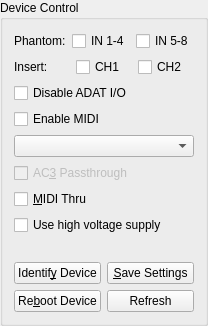
        <widget class="QGroupBox" name="groupBox21" >
         <property name="title" >
          <string>Device Control</string>
         </property>
         <layout class="QVBoxLayout" >
          <item>
           <layout class="QHBoxLayout" >
            <item>
             <widget class="QLabel" name="textLabel1" >
              <property name="text" >
               <string>Phantom:</string>
              </property>
              <property name="wordWrap" >
               <bool>false</bool>
              </property>
             </widget>
            </item>
            <item>
             <widget class="QCheckBox" name="chkPhantom14" >
              <property name="text" >
               <string>IN 1-4</string>
              </property>
             </widget>
            </item>
            <item>
             <widget class="QCheckBox" name="chkPhantom58" >
              <property name="text" >
               <string>IN 5-8</string>
              </property>
              <property name="shortcut" >
               <string/>
              </property>
             </widget>
            </item>
           </layout>
          </item>
          <item>
           <layout class="QHBoxLayout" >
            <item>
             <widget class="QLabel" name="textLabel2" >
              <property name="text" >
               <string>Insert:</string>
              </property>
              <property name="wordWrap" >
               <bool>false</bool>
              </property>
             </widget>
            </item>
            <item>
             <widget class="QCheckBox" name="chkInsert1" >
              <property name="text" >
               <string>CH1</string>
              </property>
             </widget>
            </item>
            <item>
             <widget class="QCheckBox" name="chkInsert2" >
              <property name="text" >
               <string>CH2</string>
              </property>
             </widget>
            </item>
           </layout>
          </item>
          <item>
           <widget class="QCheckBox" name="chkAdatDisable" >
            <property name="text" >
             <string>Disable ADAT I/O</string>
            </property>
            <property name="shortcut" >
             <string/>
            </property>
           </widget>
          </item>
          <item>
           <widget class="QCheckBox" name="chkMidiEnable" >
            <property name="text" >
             <string>Enable MIDI</string>
            </property>
            <property name="shortcut" >
             <string/>
            </property>
           </widget>
          </item>
          <item>
           <widget class="QComboBox" name="comboStandalone" />
          </item>
          <item>
           <widget class="QCheckBox" name="chkAC3" >
            <property name="enabled" >
             <bool>false</bool>
            </property>
            <property name="text" >
             <string>AC&amp;3 Passthrough</string>
            </property>
            <property name="shortcut" >
             <string>Alt+3</string>
            </property>
           </widget>
          </item>
          <item>
           <widget class="QCheckBox" name="chkMidiThru" >
            <property name="text" >
             <string>&amp;MIDI Thru</string>
            </property>
            <property name="shortcut" >
             <string>Alt+M</string>
            </property>
           </widget>
          </item>
          <item>
           <widget class="QCheckBox" name="chkHighVoltage" >
            <property name="text" >
             <string>Use high voltage supply</string>
            </property>
            <property name="shortcut" >
             <string/>
            </property>
           </widget>
          </item>
          <item>
           <spacer>
            <property name="orientation" >
             <enum>Qt::Vertical</enum>
            </property>
            <property name="sizeType" >
             <enum>QSizePolicy::Expanding</enum>
            </property>
            <property name="sizeHint" >
             <size>
              <width>20</width>
              <height>21</height>
             </size>
            </property>
           </spacer>
          </item>
          <item>
           <layout class="QGridLayout" >
            <item row="0" column="1" >
             <widget class="QPushButton" name="btnSaveSettings" >
              <property name="text" >
               <string>&amp;Save Settings</string>
              </property>
              <property name="shortcut" >
               <string>Alt+S</string>
              </property>
             </widget>
            </item>
            <item row="0" column="0" >
             <widget class="QPushButton" name="btnIdentify" >
              <property name="text" >
               <string>Identif&amp;y Device</string>
              </property>
              <property name="shortcut" >
               <string>Alt+Y</string>
              </property>
             </widget>
            </item>
            <item row="1" column="0" >
             <widget class="QPushButton" name="btnReboot" >
              <property name="text" >
               <string>Re&amp;boot Device</string>
              </property>
              <property name="shortcut" >
               <string>Alt+B</string>
              </property>
             </widget>
            </item>
            <item row="1" column="1" >
             <widget class="QPushButton" name="btnRefresh" >
              <property name="text" >
               <string>Refresh</string>
              </property>
              <property name="shortcut" >
               <string/>
              </property>
             </widget>
            </item>
           </layout>
          </item>
         </layout>
        </widget>
